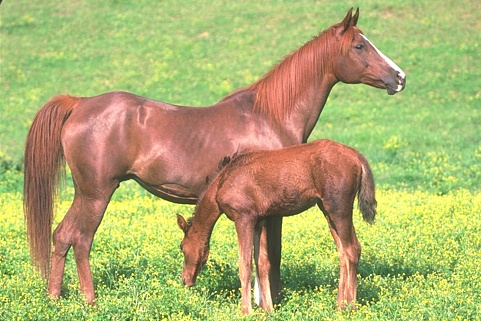
#> input picture Kuda.jpg, 481 x 321 px
$ jupyter execute 'Deteksi Tepi - Canny .ipynb'   (shell and % lines are left out)
#> lines starting #> are read from the running program, lines starting #| are printed output that depends on the picture
# DETEKSI TEPI (EDGE DETECTION) CANNY

## Detektor tepi Canny menggunakan filter Gaussian dua dimensi untuk menghilangkan noise, kemudian menerapkan deteksi tepi Sobel dengan penekanan non-maksimum untuk memilih nilai rasio maksimum antara gradien x dan y pada titik piksel mana pun dan, akhirnya, menerapkan ambang batas tepi untuk mendeteksi ada atau tidaknya tepi.

### Edge = Canny(image, edges, threshold1, threshold2)
- image Objek yang mewakili sumber (gambar input) untuk operasi ini.
- edge Objek mewakili tujuan (tepi) untuk operasi ini.
- threshold1 Variabel tipe double yang mewakili ambang pertama untuk prosedur histeresis.
- threshold2 Variabel tipe double yang mewakili ambang kedua untuk prosedur histeresis.

[cell 1]
import cv2
import numpy as np
import matplotlib.pyplot as plt

[cell 2]
img = cv2.imread('Kuda.jpg')
#> img is the input picture: shape (321, 481, 3); mean B, G, R 111, 175.1, 174.6

[cell 3]
plt.imshow(img)

[cell 4]
edges = cv2.Canny(image=img, threshold1=127, threshold2=127)
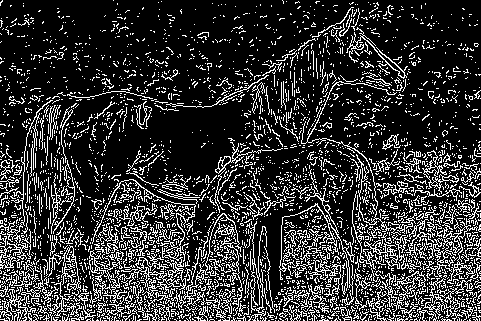
#> edges: shape (321, 481); 20.1% white in thin lines or dots

[cell 5]
plt.imshow(edges)

[cell 6]
edges = cv2.Canny(image=img, threshold1=0, threshold2=255)
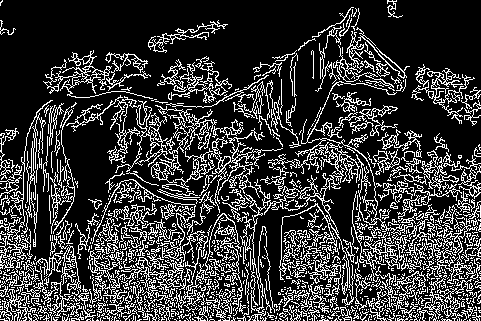
#> edges: shape (321, 481); 22.2% white in thin lines or dots

[cell 7]
plt.imshow(edges)

## Choosing Thresholds

https://stackoverflow.com/questions/25125670/best-value-for-threshold-in-canny

[cell 8]
# hitung nilai pixel median
med_val = np.median(img)
#> med_val = 148

[cell 9]
# Batas bawah adalah 0 atau 70% dari nilai median, mana saja yang lebih tinggi
lower = int(max(0, 0.7* med_val))
#> lower = 103

[cell 10]
# Batas atas adalah 255 atau 30% di atas nilai median, mana saja yang lebih rendah
upper = int(min(255,1.3 * med_val))
#> upper = 192

[cell 11]
edges = cv2.Canny(image=img, threshold1=lower , threshold2=upper)
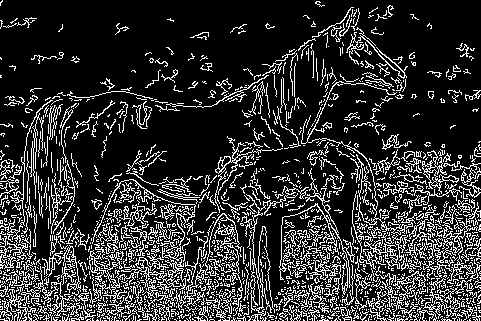
#> edges: shape (321, 481); 19% white in thin lines or dots

[cell 12]
plt.imshow(edges)

Terkadang membantu mengaburkan gambar terlebih dahulu, tepi kecil tidak di ambil.

[cell 13]
blurred_img = cv2.blur(img,ksize=(5,5))
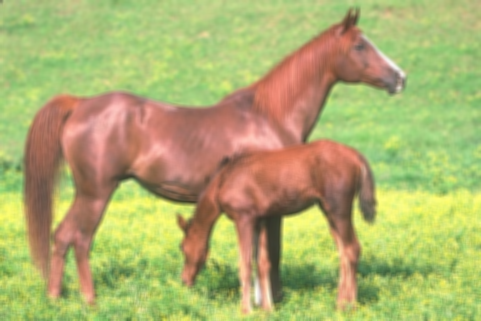
#> blurred_img: shape (321, 481, 3); mean B, G, R 111, 175.1, 174.6

[cell 14]
edges = cv2.Canny(image=blurred_img, threshold1=lower , threshold2=upper)
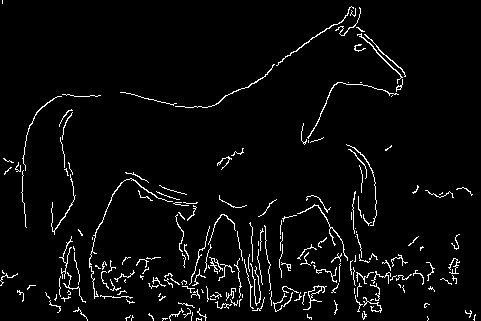
#> edges: shape (321, 481); 3.8% white in thin lines or dots

[cell 15]
plt.imshow(edges)

[cell 16]
lower
#> Out = 103

[cell 17]
upper
#> Out = 192

Mari bermain-main dengan nilai ambang ini lebih jauh!

[cell 18]
edges = cv2.Canny(image=blurred_img, threshold1=lower , threshold2=upper+50)
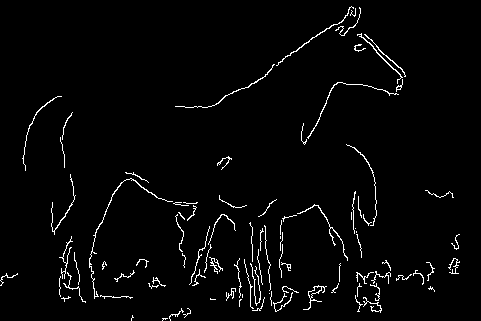
#> edges: shape (321, 481); 2.6% white in thin lines or dots
plt.imshow(edges)

$ run again, with Cat.jpg copied over Kuda.jpg
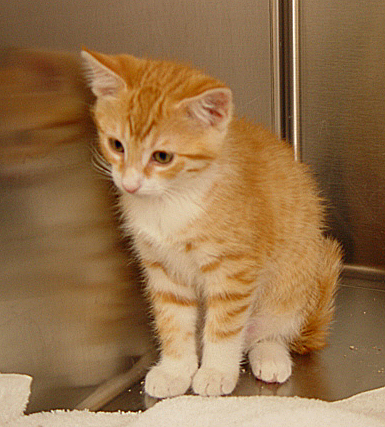
#> input picture Cat.jpg, 385 x 427 px
#> img is the input picture: shape (427, 385, 3); mean B, G, R 74.9, 114.3, 149.5
#> `edges = cv2.Canny(image=img, threshold1=0, threshold2=255)`:
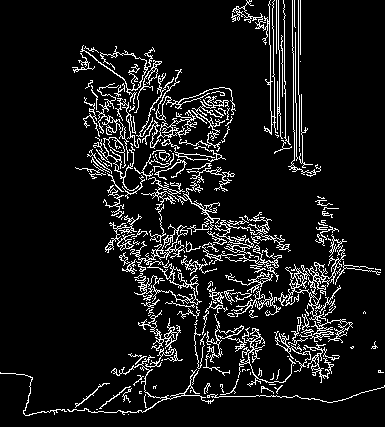
#> edges: shape (427, 385); 9.2% white in thin lines or dots
#> med_val = 109
#> lower = 76
#> upper = 141
#> `lower`: Out = 76
#> `upper`: Out = 141
#> `edges = cv2.Canny(image=blurred_img, threshold1=lower , threshold2=upp..`:
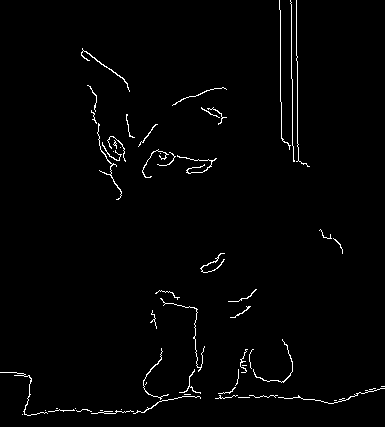
#> edges: shape (427, 385); 1.6% white in thin lines or dots
